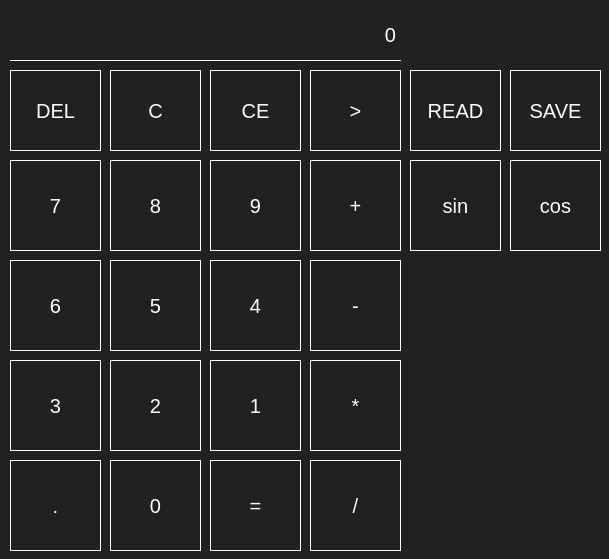
<?xml version="1.0" encoding="UTF-8"?>
<ui version="4.0">
 <class>MainWindow</class>
 <widget class="QMainWindow" name="MainWindow">
  <property name="geometry">
   <rect>
    <x>0</x>
    <y>0</y>
    <width>609</width>
    <height>559</height>
   </rect>
  </property>
  <property name="windowTitle">
   <string>Calc</string>
  </property>
  <property name="styleSheet">
   <string notr="true">background-color: rgb(33, 33, 33);
color: rgb(255, 255, 255);</string>
  </property>
  <widget class="QWidget" name="centralwidget">
   <widget class="QLabel" name="label">
    <property name="geometry">
     <rect>
      <x>10</x>
      <y>10</y>
      <width>391</width>
      <height>51</height>
     </rect>
    </property>
    <property name="font">
     <font>
      <family>Arial</family>
      <pointsize>15</pointsize>
     </font>
    </property>
    <property name="styleSheet">
     <string notr="true">QLabel{
background-color: rgb(33, 33, 33);
border-style: solid;
border-color: white;
border-width: 0px 0px 1px 0px}
QLabel:hover{
border-style: solid;
border-color: white;
border-width: 1px 1px 1px 1px}</string>
    </property>
    <property name="text">
     <string>0</string>
    </property>
    <property name="alignment">
     <set>Qt::AlignRight|Qt::AlignTrailing|Qt::AlignVCenter</set>
    </property>
   </widget>
   <widget class="QPushButton" name="c7">
    <property name="geometry">
     <rect>
      <x>10</x>
      <y>160</y>
      <width>91</width>
      <height>91</height>
     </rect>
    </property>
    <property name="font">
     <font>
      <family>Arial</family>
      <pointsize>15</pointsize>
     </font>
    </property>
    <property name="styleSheet">
     <string notr="true">QPushButton{
background-color: rgb(33, 33, 33);
border-style: solid;
border-color: white;
border-width: 1px}
QPushButton:hover{
border-style: solid;
border-color: white;
border-width: 3px 3px 3px 3px}</string>
    </property>
    <property name="text">
     <string>7</string>
    </property>
   </widget>
   <widget class="QPushButton" name="c8">
    <property name="geometry">
     <rect>
      <x>110</x>
      <y>160</y>
      <width>91</width>
      <height>91</height>
     </rect>
    </property>
    <property name="font">
     <font>
      <family>Arial</family>
      <pointsize>15</pointsize>
     </font>
    </property>
    <property name="styleSheet">
     <string notr="true">QPushButton{
background-color: rgb(33, 33, 33);
border-style: solid;
border-color: white;
border-width: 1px}
QPushButton:hover{
border-style: solid;
border-color: white;
border-width: 3px 3px 3px 3px}</string>
    </property>
    <property name="text">
     <string>8</string>
    </property>
   </widget>
   <widget class="QPushButton" name="c9">
    <property name="geometry">
     <rect>
      <x>210</x>
      <y>160</y>
      <width>91</width>
      <height>91</height>
     </rect>
    </property>
    <property name="font">
     <font>
      <family>Arial</family>
      <pointsize>15</pointsize>
     </font>
    </property>
    <property name="styleSheet">
     <string notr="true">QPushButton{
background-color: rgb(33, 33, 33);
border-style: solid;
border-color: white;
border-width: 1px}
QPushButton:hover{
border-style: solid;
border-color: white;
border-width: 3px 3px 3px 3px}</string>
    </property>
    <property name="text">
     <string>9</string>
    </property>
   </widget>
   <widget class="QPushButton" name="cp">
    <property name="geometry">
     <rect>
      <x>310</x>
      <y>160</y>
      <width>91</width>
      <height>91</height>
     </rect>
    </property>
    <property name="font">
     <font>
      <family>Arial</family>
      <pointsize>15</pointsize>
     </font>
    </property>
    <property name="styleSheet">
     <string notr="true">QPushButton{
background-color: rgb(33, 33, 33);
border-style: solid;
border-color: white;
border-width: 1px}
QPushButton:hover{
border-style: solid;
border-color: white;
border-width: 3px 3px 3px 3px}</string>
    </property>
    <property name="text">
     <string>+</string>
    </property>
   </widget>
   <widget class="QPushButton" name="c5">
    <property name="geometry">
     <rect>
      <x>110</x>
      <y>260</y>
      <width>91</width>
      <height>91</height>
     </rect>
    </property>
    <property name="font">
     <font>
      <family>Arial</family>
      <pointsize>15</pointsize>
     </font>
    </property>
    <property name="styleSheet">
     <string notr="true">QPushButton{
background-color: rgb(33, 33, 33);
border-style: solid;
border-color: white;
border-width: 1px}
QPushButton:hover{
border-style: solid;
border-color: white;
border-width: 3px 3px 3px 3px}</string>
    </property>
    <property name="text">
     <string>5</string>
    </property>
   </widget>
   <widget class="QPushButton" name="c4">
    <property name="geometry">
     <rect>
      <x>210</x>
      <y>260</y>
      <width>91</width>
      <height>91</height>
     </rect>
    </property>
    <property name="font">
     <font>
      <family>Arial</family>
      <pointsize>15</pointsize>
     </font>
    </property>
    <property name="styleSheet">
     <string notr="true">QPushButton{
background-color: rgb(33, 33, 33);
border-style: solid;
border-color: white;
border-width: 1px}
QPushButton:hover{
border-style: solid;
border-color: white;
border-width: 3px 3px 3px 3px}</string>
    </property>
    <property name="text">
     <string>4</string>
    </property>
   </widget>
   <widget class="QPushButton" name="c6">
    <property name="geometry">
     <rect>
      <x>10</x>
      <y>260</y>
      <width>91</width>
      <height>91</height>
     </rect>
    </property>
    <property name="font">
     <font>
      <family>Arial</family>
      <pointsize>15</pointsize>
     </font>
    </property>
    <property name="styleSheet">
     <string notr="true">QPushButton{
background-color: rgb(33, 33, 33);
border-style: solid;
border-color: white;
border-width: 1px}
QPushButton:hover{
border-style: solid;
border-color: white;
border-width: 3px 3px 3px 3px}</string>
    </property>
    <property name="text">
     <string>6</string>
    </property>
   </widget>
   <widget class="QPushButton" name="cm">
    <property name="geometry">
     <rect>
      <x>310</x>
      <y>260</y>
      <width>91</width>
      <height>91</height>
     </rect>
    </property>
    <property name="font">
     <font>
      <family>Arial</family>
      <pointsize>15</pointsize>
     </font>
    </property>
    <property name="styleSheet">
     <string notr="true">QPushButton{
background-color: rgb(33, 33, 33);
border-style: solid;
border-color: white;
border-width: 1px}
QPushButton:hover{
border-style: solid;
border-color: white;
border-width: 3px 3px 3px 3px}</string>
    </property>
    <property name="text">
     <string>-</string>
    </property>
   </widget>
   <widget class="QPushButton" name="c2">
    <property name="geometry">
     <rect>
      <x>110</x>
      <y>360</y>
      <width>91</width>
      <height>91</height>
     </rect>
    </property>
    <property name="font">
     <font>
      <family>Arial</family>
      <pointsize>15</pointsize>
     </font>
    </property>
    <property name="styleSheet">
     <string notr="true">QPushButton{
background-color: rgb(33, 33, 33);
border-style: solid;
border-color: white;
border-width: 1px}
QPushButton:hover{
border-style: solid;
border-color: white;
border-width: 3px 3px 3px 3px}</string>
    </property>
    <property name="text">
     <string>2</string>
    </property>
   </widget>
   <widget class="QPushButton" name="c1">
    <property name="geometry">
     <rect>
      <x>210</x>
      <y>360</y>
      <width>91</width>
      <height>91</height>
     </rect>
    </property>
    <property name="font">
     <font>
      <family>Arial</family>
      <pointsize>15</pointsize>
     </font>
    </property>
    <property name="styleSheet">
     <string notr="true">QPushButton{
background-color: rgb(33, 33, 33);
border-style: solid;
border-color: white;
border-width: 1px}
QPushButton:hover{
border-style: solid;
border-color: white;
border-width: 3px 3px 3px 3px}</string>
    </property>
    <property name="text">
     <string>1</string>
    </property>
   </widget>
   <widget class="QPushButton" name="c3">
    <property name="geometry">
     <rect>
      <x>10</x>
      <y>360</y>
      <width>91</width>
      <height>91</height>
     </rect>
    </property>
    <property name="font">
     <font>
      <family>Arial</family>
      <pointsize>15</pointsize>
     </font>
    </property>
    <property name="styleSheet">
     <string notr="true">QPushButton{
background-color: rgb(33, 33, 33);
border-style: solid;
border-color: white;
border-width: 1px}
QPushButton:hover{
border-style: solid;
border-color: white;
border-width: 3px 3px 3px 3px}</string>
    </property>
    <property name="text">
     <string>3</string>
    </property>
   </widget>
   <widget class="QPushButton" name="cu">
    <property name="geometry">
     <rect>
      <x>310</x>
      <y>360</y>
      <width>91</width>
      <height>91</height>
     </rect>
    </property>
    <property name="font">
     <font>
      <family>Arial</family>
      <pointsize>15</pointsize>
     </font>
    </property>
    <property name="styleSheet">
     <string notr="true">QPushButton{
background-color: rgb(33, 33, 33);
border-style: solid;
border-color: white;
border-width: 1px}
QPushButton:hover{
border-style: solid;
border-color: white;
border-width: 3px 3px 3px 3px}</string>
    </property>
    <property name="text">
     <string>*</string>
    </property>
   </widget>
   <widget class="QPushButton" name="c0">
    <property name="geometry">
     <rect>
      <x>110</x>
      <y>460</y>
      <width>91</width>
      <height>91</height>
     </rect>
    </property>
    <property name="font">
     <font>
      <family>Arial</family>
      <pointsize>15</pointsize>
     </font>
    </property>
    <property name="styleSheet">
     <string notr="true">QPushButton{
background-color: rgb(33, 33, 33);
border-style: solid;
border-color: white;
border-width: 1px}
QPushButton:hover{
border-style: solid;
border-color: white;
border-width: 3px 3px 3px 3px}</string>
    </property>
    <property name="text">
     <string>0</string>
    </property>
   </widget>
   <widget class="QPushButton" name="cr">
    <property name="geometry">
     <rect>
      <x>210</x>
      <y>460</y>
      <width>91</width>
      <height>91</height>
     </rect>
    </property>
    <property name="font">
     <font>
      <family>Arial</family>
      <pointsize>15</pointsize>
     </font>
    </property>
    <property name="styleSheet">
     <string notr="true">QPushButton{
background-color: rgb(33, 33, 33);
border-style: solid;
border-color: white;
border-width: 1px}
QPushButton:hover{
border-style: solid;
border-color: white;
border-width: 3px 3px 3px 3px}</string>
    </property>
    <property name="text">
     <string>=</string>
    </property>
   </widget>
   <widget class="QPushButton" name="ccoma">
    <property name="geometry">
     <rect>
      <x>10</x>
      <y>460</y>
      <width>91</width>
      <height>91</height>
     </rect>
    </property>
    <property name="font">
     <font>
      <family>Arial</family>
      <pointsize>15</pointsize>
     </font>
    </property>
    <property name="styleSheet">
     <string notr="true">QPushButton{
background-color: rgb(33, 33, 33);
border-style: solid;
border-color: white;
border-width: 1px}
QPushButton:hover{
border-style: solid;
border-color: white;
border-width: 3px 3px 3px 3px}</string>
    </property>
    <property name="text">
     <string>.</string>
    </property>
   </widget>
   <widget class="QPushButton" name="cd">
    <property name="geometry">
     <rect>
      <x>310</x>
      <y>460</y>
      <width>91</width>
      <height>91</height>
     </rect>
    </property>
    <property name="font">
     <font>
      <family>Arial</family>
      <pointsize>15</pointsize>
     </font>
    </property>
    <property name="styleSheet">
     <string notr="true">QPushButton{
background-color: rgb(33, 33, 33);
border-style: solid;
border-color: white;
border-width: 1px}
QPushButton:hover{
border-style: solid;
border-color: white;
border-width: 3px 3px 3px 3px}</string>
    </property>
    <property name="text">
     <string>/</string>
    </property>
   </widget>
   <widget class="QPushButton" name="ce">
    <property name="geometry">
     <rect>
      <x>210</x>
      <y>70</y>
      <width>91</width>
      <height>81</height>
     </rect>
    </property>
    <property name="font">
     <font>
      <family>Arial</family>
      <pointsize>15</pointsize>
     </font>
    </property>
    <property name="styleSheet">
     <string notr="true">QPushButton{
background-color: rgb(33, 33, 33);
border-style: solid;
border-color: white;
border-width: 1px}
QPushButton:hover{
border-style: solid;
border-color: white;
border-width: 3px 3px 3px 3px}</string>
    </property>
    <property name="text">
     <string>CE</string>
    </property>
   </widget>
   <widget class="QPushButton" name="csave">
    <property name="geometry">
     <rect>
      <x>510</x>
      <y>70</y>
      <width>91</width>
      <height>81</height>
     </rect>
    </property>
    <property name="font">
     <font>
      <family>Arial</family>
      <pointsize>15</pointsize>
     </font>
    </property>
    <property name="styleSheet">
     <string notr="true">QPushButton{
background-color: rgb(33, 33, 33);
border-style: solid;
border-color: white;
border-width: 1px}
QPushButton:hover{
border-style: solid;
border-color: white;
border-width: 3px 3px 3px 3px}</string>
    </property>
    <property name="text">
     <string>SAVE</string>
    </property>
   </widget>
   <widget class="QPushButton" name="cread">
    <property name="geometry">
     <rect>
      <x>410</x>
      <y>70</y>
      <width>91</width>
      <height>81</height>
     </rect>
    </property>
    <property name="font">
     <font>
      <family>Arial</family>
      <pointsize>15</pointsize>
     </font>
    </property>
    <property name="styleSheet">
     <string notr="true">QPushButton{
background-color: rgb(33, 33, 33);
border-style: solid;
border-color: white;
border-width: 1px}
QPushButton:hover{
border-style: solid;
border-color: white;
border-width: 3px 3px 3px 3px}</string>
    </property>
    <property name="text">
     <string>READ</string>
    </property>
   </widget>
   <widget class="QPushButton" name="crash">
    <property name="geometry">
     <rect>
      <x>310</x>
      <y>70</y>
      <width>91</width>
      <height>81</height>
     </rect>
    </property>
    <property name="font">
     <font>
      <family>Arial</family>
      <pointsize>15</pointsize>
     </font>
    </property>
    <property name="styleSheet">
     <string notr="true">QPushButton{
background-color: rgb(33, 33, 33);
border-style: solid;
border-color: white;
border-width: 1px}
QPushButton:hover{
border-style: solid;
border-color: white;
border-width: 3px 3px 3px 3px}</string>
    </property>
    <property name="text">
     <string>&gt;</string>
    </property>
   </widget>
   <widget class="QPushButton" name="cdel">
    <property name="geometry">
     <rect>
      <x>10</x>
      <y>70</y>
      <width>91</width>
      <height>81</height>
     </rect>
    </property>
    <property name="font">
     <font>
      <family>Arial</family>
      <pointsize>15</pointsize>
     </font>
    </property>
    <property name="styleSheet">
     <string notr="true">QPushButton{
background-color: rgb(33, 33, 33);
border-style: solid;
border-color: white;
border-width: 1px}
QPushButton:hover{
border-style: solid;
border-color: white;
border-width: 3px 3px 3px 3px}</string>
    </property>
    <property name="text">
     <string>DEL</string>
    </property>
   </widget>
   <widget class="QPushButton" name="cc">
    <property name="geometry">
     <rect>
      <x>110</x>
      <y>70</y>
      <width>91</width>
      <height>81</height>
     </rect>
    </property>
    <property name="font">
     <font>
      <family>Arial</family>
      <pointsize>15</pointsize>
     </font>
    </property>
    <property name="styleSheet">
     <string notr="true">QPushButton{
background-color: rgb(33, 33, 33);
border-style: solid;
border-color: white;
border-width: 1px}
QPushButton:hover{
border-style: solid;
border-color: white;
border-width: 3px 3px 3px 3px}</string>
    </property>
    <property name="text">
     <string>C</string>
    </property>
   </widget>
   <widget class="QPushButton" name="csin">
    <property name="geometry">
     <rect>
      <x>410</x>
      <y>160</y>
      <width>91</width>
      <height>91</height>
     </rect>
    </property>
    <property name="font">
     <font>
      <family>Arial</family>
      <pointsize>15</pointsize>
     </font>
    </property>
    <property name="styleSheet">
     <string notr="true">QPushButton{
background-color: rgb(33, 33, 33);
border-style: solid;
border-color: white;
border-width: 1px}
QPushButton:hover{
border-style: solid;
border-color: white;
border-width: 3px 3px 3px 3px}</string>
    </property>
    <property name="text">
     <string>sin</string>
    </property>
   </widget>
   <widget class="QPushButton" name="cos">
    <property name="geometry">
     <rect>
      <x>510</x>
      <y>160</y>
      <width>91</width>
      <height>91</height>
     </rect>
    </property>
    <property name="font">
     <font>
      <family>Arial</family>
      <pointsize>15</pointsize>
     </font>
    </property>
    <property name="styleSheet">
     <string notr="true">QPushButton{
background-color: rgb(33, 33, 33);
border-style: solid;
border-color: white;
border-width: 1px}
QPushButton:hover{
border-style: solid;
border-color: white;
border-width: 3px 3px 3px 3px}</string>
    </property>
    <property name="text">
     <string>cos</string>
    </property>
   </widget>
  </widget>
 </widget>
 <resources/>
 <connections/>
</ui>
